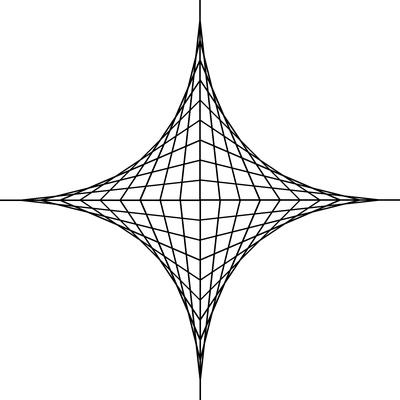

This figure's Python source:
"""
 Supersampling is used to antialias the picture
"""

from PIL import Image, ImageDraw
# resulting size is size/ratio
size = 1600
ratio = 4

def shift(coords):
	return (coords[0] + size//2, coords[1] + size//2)

img = Image.new('RGB', (size, size), "white")
draw = ImageDraw.Draw(img)

for i in range(0,11):
	start = (-800 + i*80, 0)
	end = (0, -i*80)

	for j in [(1,1),(-1,1),(1,-1),(-1,-1)]:
		s = (start[0] * j[0], start[1] * j[1])
		e = (end[0]   * j[0], end[1]   * j[1])
		draw.line([shift(s), shift(e)], (0, 0, 0), 6)

img = img.resize((size // ratio, size // ratio), Image.ANTIALIAS)
img.save('cool_pic.png', 'PNG')
